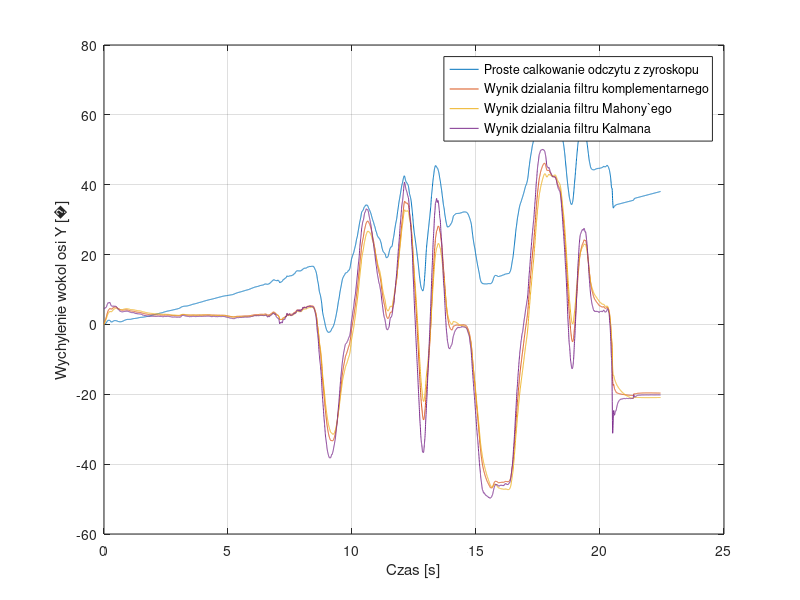
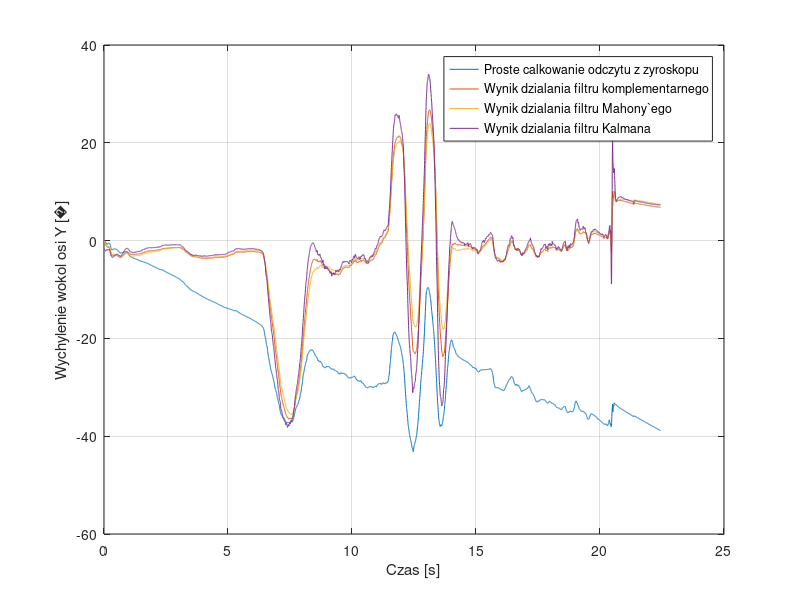

These charts were generated, in order, by the following MATLAB code:
% % config % %

%Komplementarny
a = 0.02;


%Mahony
Ki = 0.8;
Kp = 3;


%Kalman
w = 25;
v = 25;

% GENEROWANIE DO PLIKU(ANIMACJA 3D)

% 1 - komplementarny, 2 - Mahony, 3 - Kalman
typ_filtru = 3;


% % % % % % % 
dt = 0.00408;
pomiar = csvread('pomiary.csv',0,0);
pomiar = pomiar(2500:end,:);
t = (pomiar(:,1)-pomiar(1,1))*dt;
ch1 = pomiar(:,2)*(2/(2^12)); % acc x (g)
ch2 = pomiar(:,3)*(2/(2^12)); % acc y
ch3 = pomiar(:,4)*(2/(2^12)); % acc z
ch4 = (pomiar(:,5))*(250/(2^12)); % gyro x ( deg/s)
ch5 = -(pomiar(:,6))*(250/(2^12)); % gyro y
ch6 = (pomiar(:,7))*(250/(2^12)); % gyro z

calka1 = zeros(length(ch1),1);
calka2 = zeros(length(ch1),1);
calka3 = zeros(length(ch1),1);
for i=2:length(ch1)
    calka1(i) = calka1(i-1) + ch4(i)*dt;
    calka2(i) = calka2(i-1) + ch5(i)*dt;
    calka3(i) = calka3(i-1) + ch6(i)*dt;
end


% komplementarny
komy = zeros(length(t),1);
komx = zeros(length(t),1);

for i=2:length(komy)
    acc = atan2(ch1(i),ch3(i)) * 180 /pi;
    komy(i) = (1-a)*(komy(i-1) + ch5(i)*dt) + a*acc;
end
for i=2:length(komy)
    acc = atan2(ch2(i),ch3(i)) * 180 /pi;
    komx(i) = (1-a)*(komx(i-1) + ch4(i)*dt) + a*acc;
end


% Mahony
mahy = zeros(length(ch1),1);
mahx = zeros(length(ch1),1);
I = zeros(length(ch1),1);
alfa = 1 - Kp*dt;
for i=2:length(komx)
    acc =  atan2(ch1(i),ch3(i)) * 180 /pi ;
    I(i) = I(i-1) + Ki*dt*(acc-mahy(i-1));
    mahy(i) = alfa*mahy(i-1) + (1-alfa)*acc + (ch5(i) + I(i))*dt;
end

for i=2:length(komx)
    acc =  atan2(ch2(i),ch3(i)) * 180 /pi ;
    I(i) = I(i-1) + Ki*dt*(acc-mahx(i-1));
    mahx(i) = alfa*mahx(i-1) + (1-alfa)*acc + (ch4(i) + I(i))*dt;
end


% Kalman


A = [1 -dt; 0 1];
B = [dt; 0];
C = [1 0];
 

V = [v*v*dt 0; 0 v*v*dt];
R = w*w;
 
x0      = [0; 0];
P0      = [1 0; 0 1];
x_t_t1  = x0;
P_t_t1  = P0;
x_t_t   = x0;
P_t_t   = P0;


kalmany = zeros(1, size(t,2));
kalmanx = zeros(1, size(t,2));
 
for i = 1:size(pomiar, 1);
    %Dane z żyroskopu i akcelerometru
    akcelerometr = atan2(ch1(i),ch3(i))*180/pi;
    zyroskop     = ch5(i);
    
    
    % Inicjalizacja
    if i == 1;
        x_t_t   = [akcelerometr; 0];
    else
        
        
        x_t_t1  = A*x_t_t + B*zyroskop;
        P_t_t1  = A*P_t_t*A' + V;
        
        e_t     = akcelerometr - C*x_t_t1;
        S_t     = C*P_t_t1*C' + R;
        K_t     = P_t_t1*C'*S_t^(-1);
        x_t_t   = x_t_t1 + K_t*e_t;
        P_t_t   = P_t_t1 - K_t*S_t*K_t';
    end
    
    kalmany(i) = x_t_t(1);
end
for i = 1:size(pomiar, 1);
    %Dane z żyroskopu i akcelerometru
    akcelerometr = atan2(ch2(i),ch3(i))*180/pi;
    zyroskop     = ch4(i);
    
    
    % Inicjalizacja
    if i == 1;
        x_t_t   = [akcelerometr; 0];
    else
        
        
        x_t_t1  = A*x_t_t + B*zyroskop;
        P_t_t1  = A*P_t_t*A' + V;
        
        e_t     = akcelerometr - C*x_t_t1;
        S_t     = C*P_t_t1*C' + R;
        K_t     = P_t_t1*C'*S_t^(-1);
        x_t_t   = x_t_t1 + K_t*e_t;
        P_t_t   = P_t_t1 - K_t*S_t*K_t';
    end
    
    kalmanx(i) = x_t_t(1);
end

figure(1)
plot(t,calka2,t,komy, t,mahy,t,kalmany);
xlabel('Czas [s]')
ylabel(['Wychylenie wokol osi Y [' char(176) ']'])
legend('Proste calkowanie odczytu z zyroskopu', 'Wynik dzialania filtru komplementarnego','Wynik dzialania filtru Mahony`ego', 'Wynik dzialania filtru Kalmana');
grid on

figure(2)
plot(t,calka1,t,komx,t,mahx,t,kalmanx);
xlabel('Czas [s]')
ylabel(['Wychylenie wokol osi Y [' char(176) ']'])
legend('Proste calkowanie odczytu z zyroskopu', 'Wynik dzialania filtru komplementarnego','Wynik dzialania filtru Mahony`ego', 'Wynik dzialania filtru Kalmana');
grid on


fileID = fopen('exptable.txt','w');
for i=1:length(komy)
  
        fprintf(fileID,'%f ',komy(i));
        fprintf(fileID,'%f ',komx(i));
 
    
  
        fprintf(fileID,'%f ',mahy(i));
        fprintf(fileID,'%f ',mahx(i));

    
 
        fprintf(fileID,'%f ',kalmany(i));
        fprintf(fileID,'%f\n',kalmanx(i));

end
fclose(fileID);